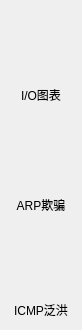
<?xml version="1.0" encoding="UTF-8"?>
<ui version="4.0">
 <class>ToolBox</class>
 <widget class="QDialog" name="ToolBox">
  <property name="geometry">
   <rect>
    <x>0</x>
    <y>0</y>
    <width>82</width>
    <height>330</height>
   </rect>
  </property>
  <property name="sizePolicy">
   <sizepolicy hsizetype="Fixed" vsizetype="Fixed">
    <horstretch>0</horstretch>
    <verstretch>0</verstretch>
   </sizepolicy>
  </property>
  <property name="windowTitle">
   <string>Tool</string>
  </property>
  <layout class="QVBoxLayout" name="verticalLayout_4">
   <property name="spacing">
    <number>0</number>
   </property>
   <property name="leftMargin">
    <number>0</number>
   </property>
   <property name="topMargin">
    <number>0</number>
   </property>
   <property name="rightMargin">
    <number>0</number>
   </property>
   <property name="bottomMargin">
    <number>0</number>
   </property>
   <item>
    <layout class="QVBoxLayout" name="verticalLayout_3">
     <item>
      <widget class="QPushButton" name="ioBtn">
       <property name="sizePolicy">
        <sizepolicy hsizetype="Fixed" vsizetype="Fixed">
         <horstretch>0</horstretch>
         <verstretch>0</verstretch>
        </sizepolicy>
       </property>
       <property name="minimumSize">
        <size>
         <width>80</width>
         <height>80</height>
        </size>
       </property>
       <property name="text">
        <string/>
       </property>
       <property name="iconSize">
        <size>
         <width>45</width>
         <height>45</height>
        </size>
       </property>
       <property name="flat">
        <bool>true</bool>
       </property>
      </widget>
     </item>
     <item>
      <widget class="QLabel" name="label_3">
       <property name="text">
        <string>I/O图表</string>
       </property>
       <property name="alignment">
        <set>Qt::AlignCenter</set>
       </property>
      </widget>
     </item>
    </layout>
   </item>
   <item>
    <layout class="QVBoxLayout" name="verticalLayout">
     <property name="spacing">
      <number>0</number>
     </property>
     <item>
      <widget class="QPushButton" name="arpBtn">
       <property name="minimumSize">
        <size>
         <width>80</width>
         <height>80</height>
        </size>
       </property>
       <property name="maximumSize">
        <size>
         <width>80</width>
         <height>80</height>
        </size>
       </property>
       <property name="text">
        <string/>
       </property>
       <property name="iconSize">
        <size>
         <width>45</width>
         <height>45</height>
        </size>
       </property>
       <property name="flat">
        <bool>true</bool>
       </property>
      </widget>
     </item>
     <item>
      <widget class="QLabel" name="label">
       <property name="text">
        <string>ARP欺骗</string>
       </property>
       <property name="alignment">
        <set>Qt::AlignCenter</set>
       </property>
      </widget>
     </item>
    </layout>
   </item>
   <item>
    <layout class="QVBoxLayout" name="verticalLayout_2">
     <property name="spacing">
      <number>0</number>
     </property>
     <property name="bottomMargin">
      <number>10</number>
     </property>
     <item>
      <widget class="QPushButton" name="icmpBtn">
       <property name="sizePolicy">
        <sizepolicy hsizetype="Fixed" vsizetype="Fixed">
         <horstretch>0</horstretch>
         <verstretch>0</verstretch>
        </sizepolicy>
       </property>
       <property name="minimumSize">
        <size>
         <width>80</width>
         <height>80</height>
        </size>
       </property>
       <property name="maximumSize">
        <size>
         <width>80</width>
         <height>80</height>
        </size>
       </property>
       <property name="baseSize">
        <size>
         <width>0</width>
         <height>0</height>
        </size>
       </property>
       <property name="text">
        <string/>
       </property>
       <property name="iconSize">
        <size>
         <width>45</width>
         <height>45</height>
        </size>
       </property>
       <property name="flat">
        <bool>true</bool>
       </property>
      </widget>
     </item>
     <item>
      <widget class="QLabel" name="label_2">
       <property name="text">
        <string>ICMP泛洪</string>
       </property>
       <property name="alignment">
        <set>Qt::AlignCenter</set>
       </property>
      </widget>
     </item>
    </layout>
   </item>
  </layout>
 </widget>
 <resources/>
 <connections/>
</ui>
